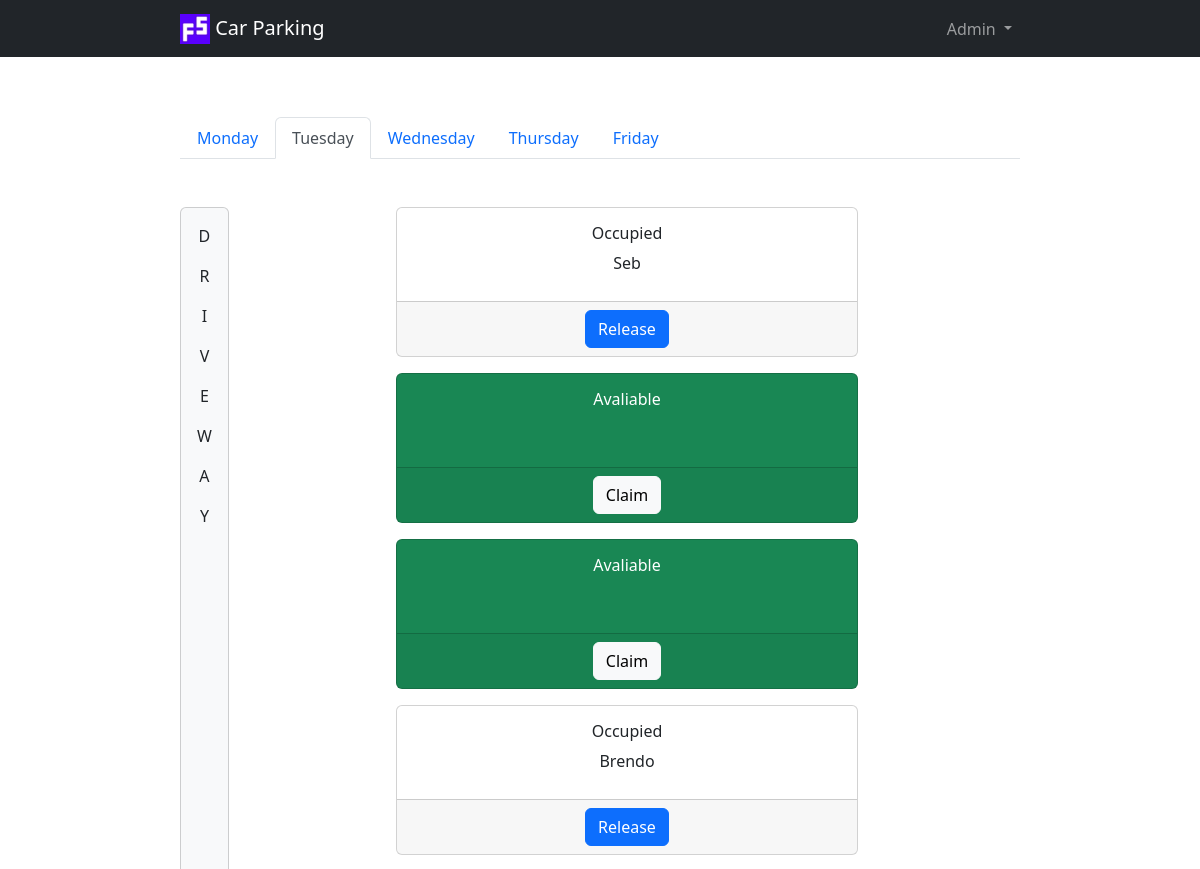
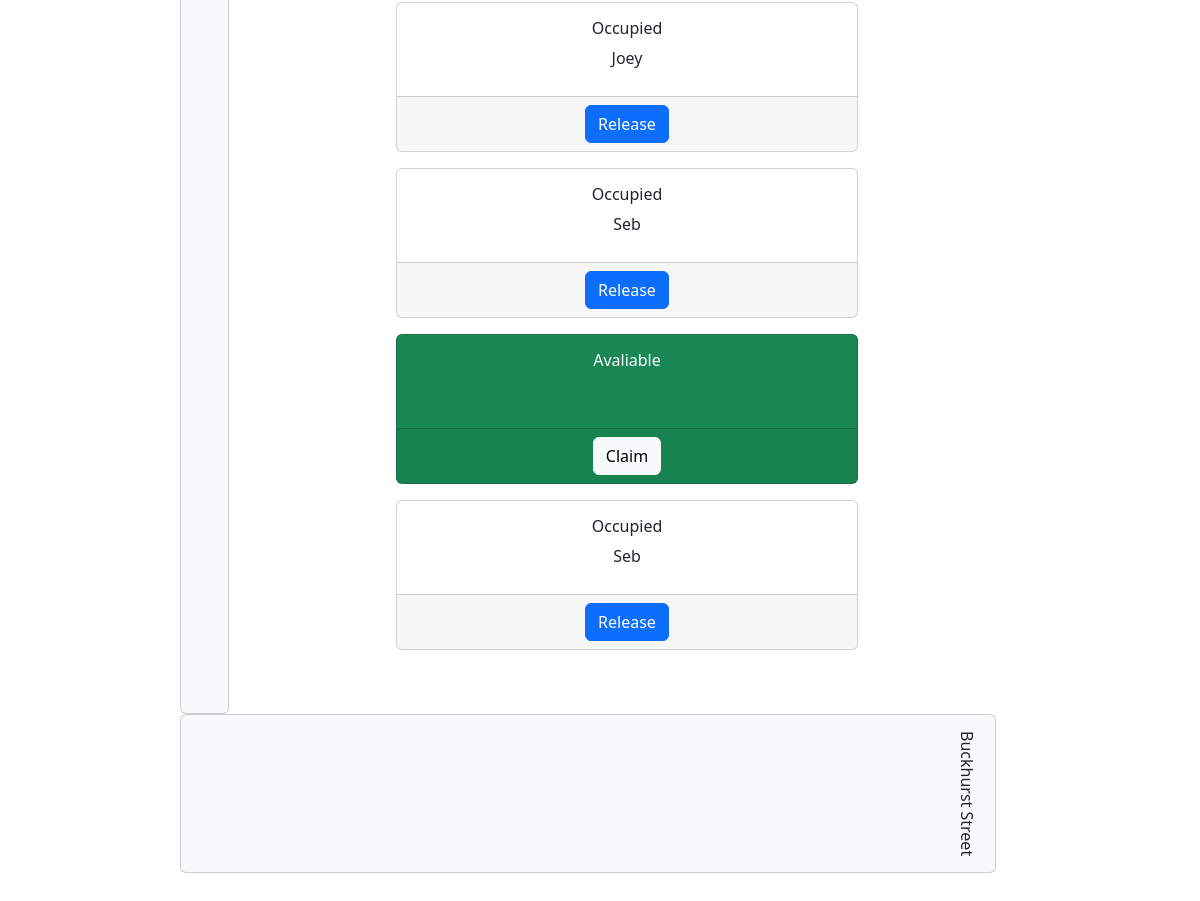
Page /?day=tuesday on the committed database (2 pictures, top to bottom).
### server.py (models this page shows)
class ParkingSpace(db.Model):
    __tablename__ = "parking_spaces"
    id = db.Column(db.Integer, primary_key=True)
    monday = db.Column(db.String(250), nullable=False)
    tuesday = db.Column(db.String(250), nullable=False)
    wednesday = db.Column(db.String(250), nullable=False)
    thursday = db.Column(db.String(250), nullable=False)
    friday = db.Column(db.String(250), nullable=False)
    owner_id = db.Column(db.Integer, db.ForeignKey("owners.id"))
    owner = relationship("Owner", back_populates="parking_spaces")

### server.py (the view)
@app.route("/")
def home():
    if request.args.get("day"):
        current_day = request.args.get("day")
    else:
        current_day = datetime.today().strftime('%A').lower()
    owners = Owner.query.all()
    spaces = ParkingSpace.query.all()
    return render_template("index.html", spaces=spaces, owners=owners, days=days, current_day=current_day)

### templates/index.html (shortened to what this page needs)
{% extends "base.html" %}
{% block content %}
<ul class="nav nav-tabs mb-5">
    {% for day in days %}
    {% if day == current_day %}
    <li class="nav-item">
        <a class="nav-link active" aria-current="page" href="{{ url_for('home', day=day) }}">{{ day.capitalize() }}</a>
    </li>
    {% else %}
    <li class="nav-item">
        <a class="nav-link" href="{{ url_for('home', day=day) }}">{{ day.capitalize() }}</a>
    </li>
    {% endif %}
    {% endfor %}
</ul>
<div class="row mb-5">
    <div class="col-3 d-xxl-none d-flex align-items-stretch">
        <div class="card bg-light">
            <div class="card-body text-center align-middle">
                <p>D</p>
                <p>R</p>
                <p>I</p>
                <p>V</p>
                <p>E</p>
                <p>W</p>
                <p>A</p>
                <p>Y</p>
            </div>
        </div>
    </div>
    <div class="col-9 col-xxl-12">
        <div class="row mb-5">
            {% for space in spaces %}
            <div class="col-9 col-xxl text-center">
                {% if space[current_day] == "" %}
                <div class="card spaces text-bg-success mb-3">
                    {% else %}
                    <div class="card spaces mb-3">
                        {% endif %}
                        <div class="card-body">
                            {% if space[current_day] == "" %}
                            <h5 class="card-title text-wrap">Avaliable</h5>
                            {% else %}
                            <h5 class="card-title text-wrap">Occupied</h5>
                            {% endif %}
                            <p class="card-text text-wrap">{{ space[current_day] }}</p>
                        </div>
                        <div class="card-footer text-center">
                            {% if space[current_day] != "" %}
                            <a href="{{ url_for('release_space', id=space.id, day=current_day) }}"
                                class="btn btn-primary">Release</a>
                            {% else %}
                            <button type="button" class="btn btn-light" data-bs-toggle="modal"
                                data-bs-target="#name{{ space.id }}" data-bs-whatever="@getbootstrap">Claim</button>
                            {% endif %}
                        </div>
                    </div>
                </div>
                {% endfor %}
            </div>
        </div>
        <div class="row mb-5 text-center d-xxl-none">
            <div class="col">
                <div class="card bg-light">
                    <div class="card-body mobile-driveway-text">
                        Buckhurst Street
                    </div>
                </div>
            </div>
        </div>
    </div>
    {% endblock %}

### static/css/styles.css (style rules this page uses)
.card.spaces { height: 150px; }
.card-title { font-size: 1rem; }
.mobile-driveway-text { writing-mode: vertical-rl; text-orientation: mixed; }

### rows in the picture
ParkingSpace: shows "Occupied", tuesday "Seb"
ParkingSpace: tuesday "Avaliable"
ParkingSpace: tuesday "Avaliable"
ParkingSpace: shows "Occupied", tuesday "Brendo"
ParkingSpace: shows "Occupied", tuesday "Joey"
ParkingSpace: shows "Occupied", tuesday "Seb"
ParkingSpace: tuesday "Avaliable"
ParkingSpace: shows "Occupied", tuesday "Seb"

### other values in the picture
{{ day.capitalize() }} "Monday" "Wednesday" "Thursday" "Friday"
{{ day.capitalize() }} "Tuesday"
